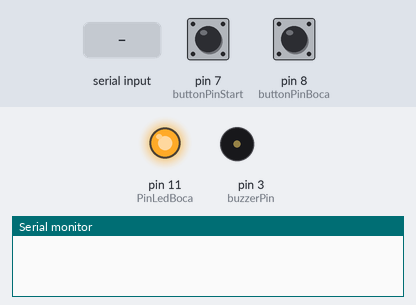
A sketch run on a simulated Arduino Uno, built with avr-gcc and run on an emulated ATmega328P. On the bench: output pins drawn as LEDs (lit = HIGH), buzzer (waves = sounding), the last lines printed to the serial monitor. The inputs (shaded band) are chosen by the test bench; at power-on: pin 8 (buttonPinBoca) HIGH, pin 7 (buttonPinStart) HIGH.

Above: at 1.2 s.
1.3 s: "f" received over Serial
At 2.1 s:
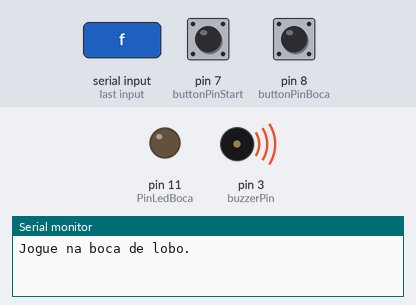
At 3.0 s:
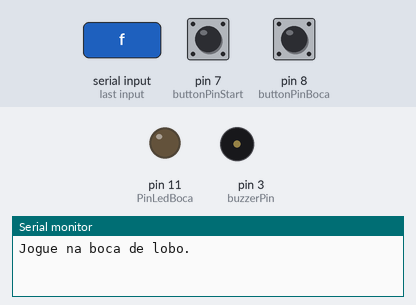
3.8 s: pin 8 (buttonPinBoca) pulled LOW for 0.15 s
At 4.2 s:
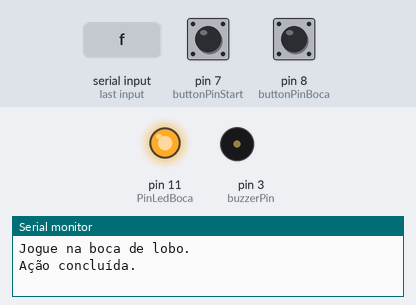
Timing chart, 0 to 6.8 s (numbered marks = the images above; inputs shaded):
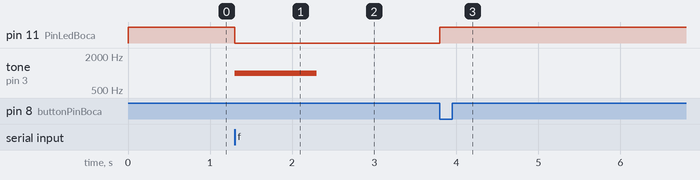

Measured:
- after the input at 1.3 s, pin 11 (PinLedBoca): HIGH → LOW at once; tone on pin 3 (buzzerPin): silent → 1000 Hz at once, → silent 1.0 s later
- after the input at 3.8 s, pin 11 (PinLedBoca): LOW → HIGH at once

The sketch:

ArduinoComunic.ino
```cpp
const int buttonPinStart = 7;     // Pino do botão Start
const int buttonPinBoca = 8;      // Pino do botão Boca
const int PinLedBoca = 11;   // Pino do led Boca
const int buzzerPin = 3;          // Pino do buzzer
unsigned long delayTime = 10000;  // Tempo de atraso ajustável (10 segundos)
bool recebido = true;

void setup() {
  pinMode(buttonPinStart, INPUT_PULLUP);  // Configura o botão Start como entrada com resistor pull-up
  pinMode(buttonPinBoca, INPUT_PULLUP);   // Configura o botão Boca como entrada com resistor pull-up
  pinMode(buzzerPin, OUTPUT);             // Configura o buzzer como saída
  pinMode(PinLedBoca, OUTPUT);
  Serial.begin(9600);                     // Inicializa a comunicação serial
  digitalWrite(PinLedBoca, HIGH);
}

void loop() {
  // Verifica se o botão Start foi pressionado e o comando foi recebido
  if (digitalRead(buttonPinStart) == LOW && recebido) {
    Serial.print("s");  // Envia o comando "s" para o Python
    recebido = false;
    delay(200);  // Pequeno atraso para evitar múltiplas leituras
  }

  // Verifica se há dados disponíveis na serial
  if (Serial.available() > 0) {
    char res = Serial.read();  // Lê o dado recebido

    if (res == 'x') {
      recebido = true;  // Marca que o comando foi recebido
    }

    if (res == 'f') {
      recebido = true;

      tone(buzzerPin, 1000, 1000);  // Toca o buzzer por 1 segundo
      digitalWrite(PinLedBoca, LOW);
      Serial.println("Jogue na boca de lobo.");

      // Espera até que o botão Boca seja pressionado
      while (digitalRead(buttonPinBoca) == HIGH) {
        delay(100);  // Pequeno atraso para evitar leituras rápidas demais
      }
      Serial.println("Ação concluída.");
      noTone(buzzerPin);  // Para o som do buzzer
      digitalWrite(PinLedBoca, HIGH);
    }
  }

  // Feedback caso nenhum comando tenha sido recebido
  if (!recebido) {
    Serial.println("Nenhuma resposta recebida.");
    delay(500);  // Reduz o envio de mensagens repetidas
  }
}
```
